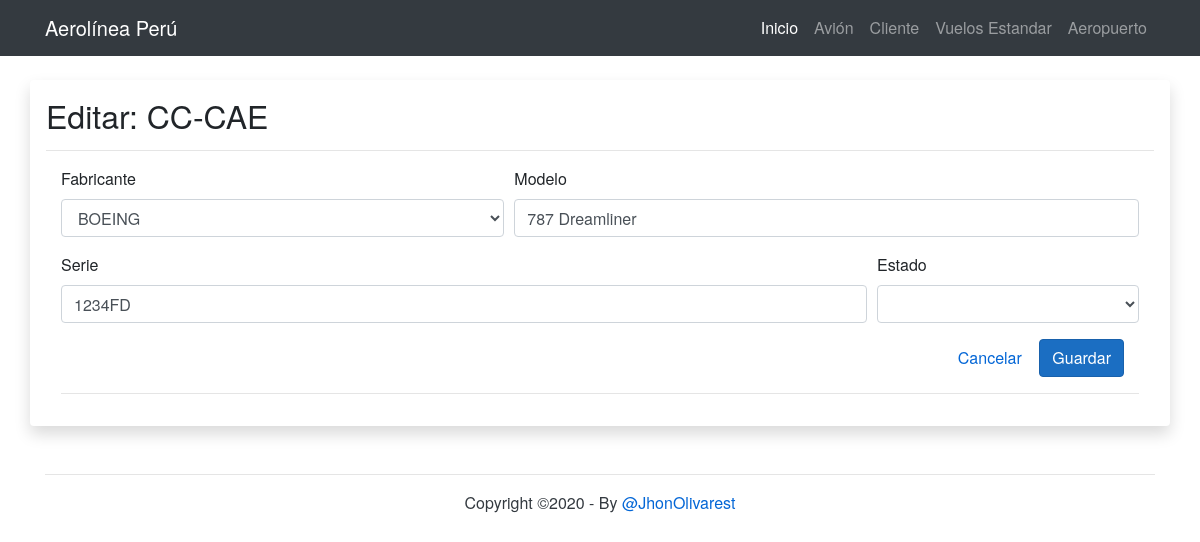
/avion_edit?id=CC-CAE, run on the app's committed database.
### tables this page shows
CREATE TABLE AVION
(	avionMatricula varchar(12),
	modelo varchar(50) not null,
	serie varchar(50) not null,
	fabricante varchar(50) not null,
	estadoID int,
	PRIMARY KEY(avionMatricula)
);

### avion_edit.php (the view, shortened to what this page needs)
<?php
	include_once 'controllers/conexion.php';
	if(isset($_GET['id'])){
		$id=$_GET['id'];
		$buscar_id=$cone->prepare('SELECT * FROM avion LEFT JOIN estado_avion ON avion.estadoID=estado_avion.estadoID WHERE avionMatricula=:id LIMIT 1');
		$buscar_id->execute(array(
			':id'=>$id
		));
        $resultado=$buscar_id->fetch();
    }
    else{
        echo "<script> location.href='avion_index'; </script>";
        exit;
	}
?>
<!DOCTYPE html>
<html lang="en">
<head>
    <?php
    include_once 'includes/1_head.php';
    ?>
</head>
<body>
    <header>
        <?php
    include_once 'includes/2_header.php';
    ?>
    </header>
    <br>
    <div class="container shadow p-3 mb-5 bg-white rounded">
        <h2>Editar: <?php if($resultado) echo $resultado['avionMatricula']; ?></h2>
        <hr>
        <div class="container">
            <form action="" method="post">
                <div class="form-row">
                    <div class="col-md-5 mb-3">
                        <label for="fabricante">Fabricante</label>
                        <select class="form-control" id="fabricante" name="fabricante" required>
                            <option value="BOEING">BOEING</option>
                        </select>
                    </div>
                    <div class="col-md-7 mb-3">
                        <label for="modelo">Modelo</label>
                        <input type="text" name="modelo" id="modelo" class="form-control"
                            value="<?php if($resultado) echo $resultado['modelo']; ?>" required>
                    </div>
                </div>
                <div class="form-row">
                    <div class="col-md-9 mb-3">
                        <label for="serie">Serie</label>
                        <input type="text" name="serie" id="serie" class="form-control"
                            value="<?php if($resultado) echo $resultado['serie']; ?>" required>
                    </div>
                    <div class="col-md-3 mb-3">
                        <label for="estadoID">Estado</label>
                        <select name="estadoID" id="estadoID" class="form-control">
                        </select>
                    </div>
                </div>
                <div class="container">
                    <div class="text-right">
                        <a href="avion_index" class="btn btn-link">Cancelar</a>
                        <input type="submit" class="btn btn-primary" value="Guardar" name="guardar" />
                    </div>
                </div>
                <hr />
            </form>
        </div>
    </div>
    <?php
    include_once 'includes/3_footer.php';
    ?>
</body>
</html>

### css/site.css (style rules this page uses)
html, body { font-family: 'Helvetica Neue', Helvetica, Arial, sans-serif; }
body { padding-top: 56px; }
a, .btn-link { color: #0366d6; }
.btn-primary { color: #fff; background-color: #1b6ec2; border-color: #1861ac; }

### data on the page
avion: avionMatricula "CC-CAE", modelo "787 Dreamliner", serie "1234FD"
